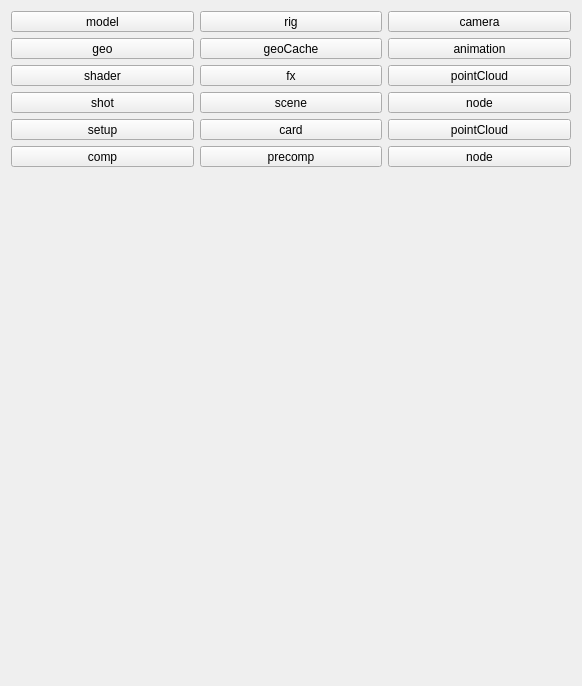
<?xml version="1.0" encoding="UTF-8"?>
<ui version="4.0">
 <class>Form</class>
 <widget class="QWidget" name="Form">
  <property name="geometry">
   <rect>
    <x>0</x>
    <y>0</y>
    <width>582</width>
    <height>686</height>
   </rect>
  </property>
  <property name="windowTitle">
   <string>Form</string>
  </property>
  <layout class="QVBoxLayout" name="verticalLayout">
   <item>
    <widget class="QFrame" name="ma_assetType_frame">
     <property name="frameShape">
      <enum>QFrame::NoFrame</enum>
     </property>
     <property name="frameShadow">
      <enum>QFrame::Plain</enum>
     </property>
     <property name="lineWidth">
      <number>0</number>
     </property>
     <layout class="QVBoxLayout" name="verticalLayout_5">
      <property name="margin">
       <number>0</number>
      </property>
      <item>
       <layout class="QGridLayout" name="ma_assetType_gridLayout">
        <item row="2" column="0">
         <widget class="QToolButton" name="shader_toolButton">
          <property name="sizePolicy">
           <sizepolicy hsizetype="Expanding" vsizetype="Fixed">
            <horstretch>0</horstretch>
            <verstretch>0</verstretch>
           </sizepolicy>
          </property>
          <property name="text">
           <string>shader</string>
          </property>
          <property name="icon">
           <iconset resource="rsc.qrc">
            <normaloff>:/rsc/rsc/publish_icon_shader.png</normaloff>
            <disabledoff>:/rsc/rsc/publish_icon_shader_disabled.png</disabledoff>:/rsc/rsc/publish_icon_shader.png</iconset>
          </property>
          <property name="iconSize">
           <size>
            <width>48</width>
            <height>48</height>
           </size>
          </property>
          <property name="checkable">
           <bool>true</bool>
          </property>
          <property name="autoExclusive">
           <bool>true</bool>
          </property>
          <property name="toolButtonStyle">
           <enum>Qt::ToolButtonTextUnderIcon</enum>
          </property>
         </widget>
        </item>
        <item row="2" column="2">
         <widget class="QToolButton" name="ma_pointCloud_toolButton">
          <property name="sizePolicy">
           <sizepolicy hsizetype="Expanding" vsizetype="Fixed">
            <horstretch>0</horstretch>
            <verstretch>0</verstretch>
           </sizepolicy>
          </property>
          <property name="text">
           <string>pointCloud</string>
          </property>
          <property name="icon">
           <iconset resource="rsc.qrc">
            <normaloff>:/rsc/rsc/publish_icon_pointCloud.png</normaloff>
            <disabledoff>:/rsc/rsc/publish_icon_pointCloud_disabled.png</disabledoff>:/rsc/rsc/publish_icon_pointCloud.png</iconset>
          </property>
          <property name="iconSize">
           <size>
            <width>48</width>
            <height>48</height>
           </size>
          </property>
          <property name="checkable">
           <bool>true</bool>
          </property>
          <property name="autoExclusive">
           <bool>true</bool>
          </property>
          <property name="toolButtonStyle">
           <enum>Qt::ToolButtonTextUnderIcon</enum>
          </property>
         </widget>
        </item>
        <item row="2" column="1">
         <widget class="QToolButton" name="fx_toolButton">
          <property name="sizePolicy">
           <sizepolicy hsizetype="Expanding" vsizetype="Fixed">
            <horstretch>0</horstretch>
            <verstretch>0</verstretch>
           </sizepolicy>
          </property>
          <property name="text">
           <string>fx</string>
          </property>
          <property name="icon">
           <iconset resource="rsc.qrc">
            <normaloff>:/rsc/rsc/publish_icon_fx.png</normaloff>
            <disabledoff>:/rsc/rsc/publish_icon_fx_disabled.png</disabledoff>:/rsc/rsc/publish_icon_fx.png</iconset>
          </property>
          <property name="iconSize">
           <size>
            <width>48</width>
            <height>48</height>
           </size>
          </property>
          <property name="checkable">
           <bool>true</bool>
          </property>
          <property name="autoExclusive">
           <bool>true</bool>
          </property>
          <property name="toolButtonStyle">
           <enum>Qt::ToolButtonTextUnderIcon</enum>
          </property>
         </widget>
        </item>
        <item row="3" column="0">
         <widget class="QToolButton" name="shot_toolButton">
          <property name="sizePolicy">
           <sizepolicy hsizetype="Expanding" vsizetype="Fixed">
            <horstretch>0</horstretch>
            <verstretch>0</verstretch>
           </sizepolicy>
          </property>
          <property name="text">
           <string>shot</string>
          </property>
          <property name="icon">
           <iconset resource="rsc.qrc">
            <normaloff>:/rsc/rsc/icon_render.png</normaloff>
            <disabledoff>:/rsc/rsc/icon_render_disabled.png</disabledoff>:/rsc/rsc/icon_render.png</iconset>
          </property>
          <property name="iconSize">
           <size>
            <width>48</width>
            <height>48</height>
           </size>
          </property>
          <property name="checkable">
           <bool>true</bool>
          </property>
          <property name="autoExclusive">
           <bool>true</bool>
          </property>
          <property name="toolButtonStyle">
           <enum>Qt::ToolButtonTextUnderIcon</enum>
          </property>
         </widget>
        </item>
        <item row="3" column="1">
         <widget class="QToolButton" name="scene_toolButton">
          <property name="sizePolicy">
           <sizepolicy hsizetype="Expanding" vsizetype="Fixed">
            <horstretch>0</horstretch>
            <verstretch>0</verstretch>
           </sizepolicy>
          </property>
          <property name="text">
           <string>scene</string>
          </property>
          <property name="icon">
           <iconset resource="rsc.qrc">
            <normaloff>:/rsc/rsc/publish_icon_scene.png</normaloff>
            <disabledoff>:/rsc/rsc/publish_icon_scene_disabled.png</disabledoff>:/rsc/rsc/publish_icon_scene.png</iconset>
          </property>
          <property name="iconSize">
           <size>
            <width>48</width>
            <height>48</height>
           </size>
          </property>
          <property name="checkable">
           <bool>true</bool>
          </property>
          <property name="autoExclusive">
           <bool>true</bool>
          </property>
          <property name="toolButtonStyle">
           <enum>Qt::ToolButtonTextUnderIcon</enum>
          </property>
         </widget>
        </item>
        <item row="3" column="2">
         <widget class="QToolButton" name="ma_node_toolButton">
          <property name="sizePolicy">
           <sizepolicy hsizetype="Expanding" vsizetype="Fixed">
            <horstretch>0</horstretch>
            <verstretch>0</verstretch>
           </sizepolicy>
          </property>
          <property name="text">
           <string>node</string>
          </property>
          <property name="icon">
           <iconset resource="rsc.qrc">
            <normaloff>:/rsc/rsc/publish_icon_node.png</normaloff>
            <disabledoff>:/rsc/rsc/publish_icon_node_disabled.png</disabledoff>:/rsc/rsc/publish_icon_node.png</iconset>
          </property>
          <property name="iconSize">
           <size>
            <width>48</width>
            <height>48</height>
           </size>
          </property>
          <property name="checkable">
           <bool>true</bool>
          </property>
          <property name="autoExclusive">
           <bool>true</bool>
          </property>
          <property name="toolButtonStyle">
           <enum>Qt::ToolButtonTextUnderIcon</enum>
          </property>
         </widget>
        </item>
        <item row="4" column="0">
         <widget class="QToolButton" name="setup_toolButton">
          <property name="sizePolicy">
           <sizepolicy hsizetype="Expanding" vsizetype="Fixed">
            <horstretch>0</horstretch>
            <verstretch>0</verstretch>
           </sizepolicy>
          </property>
          <property name="text">
           <string>setup</string>
          </property>
          <property name="icon">
           <iconset resource="rsc.qrc">
            <normaloff>:/rsc/rsc/publish_icon_setup.png</normaloff>
            <disabledoff>:/rsc/rsc/publish_icon_setup_disabled.png</disabledoff>:/rsc/rsc/publish_icon_setup.png</iconset>
          </property>
          <property name="iconSize">
           <size>
            <width>48</width>
            <height>48</height>
           </size>
          </property>
          <property name="checkable">
           <bool>true</bool>
          </property>
          <property name="autoExclusive">
           <bool>true</bool>
          </property>
          <property name="toolButtonStyle">
           <enum>Qt::ToolButtonTextUnderIcon</enum>
          </property>
         </widget>
        </item>
        <item row="4" column="1">
         <widget class="QToolButton" name="card_toolButton">
          <property name="sizePolicy">
           <sizepolicy hsizetype="Expanding" vsizetype="Fixed">
            <horstretch>0</horstretch>
            <verstretch>0</verstretch>
           </sizepolicy>
          </property>
          <property name="text">
           <string>card</string>
          </property>
          <property name="icon">
           <iconset resource="rsc.qrc">
            <normaloff>:/rsc/rsc/publish_icon_card.png</normaloff>
            <disabledoff>:/rsc/rsc/publish_icon_card_disabled.png</disabledoff>:/rsc/rsc/publish_icon_card.png</iconset>
          </property>
          <property name="iconSize">
           <size>
            <width>48</width>
            <height>48</height>
           </size>
          </property>
          <property name="checkable">
           <bool>true</bool>
          </property>
          <property name="autoExclusive">
           <bool>true</bool>
          </property>
          <property name="toolButtonStyle">
           <enum>Qt::ToolButtonTextUnderIcon</enum>
          </property>
         </widget>
        </item>
        <item row="4" column="2">
         <widget class="QToolButton" name="nk_pointCloud_toolButton">
          <property name="sizePolicy">
           <sizepolicy hsizetype="Expanding" vsizetype="Fixed">
            <horstretch>0</horstretch>
            <verstretch>0</verstretch>
           </sizepolicy>
          </property>
          <property name="text">
           <string>pointCloud</string>
          </property>
          <property name="icon">
           <iconset resource="rsc.qrc">
            <normaloff>:/rsc/rsc/publish_icon_pointCloud.png</normaloff>
            <disabledoff>:/rsc/rsc/publish_icon_pointCloud_disabled.png</disabledoff>:/rsc/rsc/publish_icon_pointCloud.png</iconset>
          </property>
          <property name="iconSize">
           <size>
            <width>48</width>
            <height>48</height>
           </size>
          </property>
          <property name="checkable">
           <bool>true</bool>
          </property>
          <property name="autoExclusive">
           <bool>true</bool>
          </property>
          <property name="toolButtonStyle">
           <enum>Qt::ToolButtonTextUnderIcon</enum>
          </property>
         </widget>
        </item>
        <item row="0" column="1">
         <widget class="QToolButton" name="rig_toolButton">
          <property name="sizePolicy">
           <sizepolicy hsizetype="Expanding" vsizetype="Fixed">
            <horstretch>0</horstretch>
            <verstretch>0</verstretch>
           </sizepolicy>
          </property>
          <property name="text">
           <string>rig</string>
          </property>
          <property name="icon">
           <iconset resource="rsc.qrc">
            <normaloff>:/rsc/rsc/publish_icon_rig.png</normaloff>
            <disabledoff>:/rsc/rsc/publish_icon_rig_disabled.png</disabledoff>:/rsc/rsc/publish_icon_rig.png</iconset>
          </property>
          <property name="iconSize">
           <size>
            <width>48</width>
            <height>48</height>
           </size>
          </property>
          <property name="checkable">
           <bool>true</bool>
          </property>
          <property name="autoExclusive">
           <bool>true</bool>
          </property>
          <property name="toolButtonStyle">
           <enum>Qt::ToolButtonTextUnderIcon</enum>
          </property>
         </widget>
        </item>
        <item row="0" column="0">
         <widget class="QToolButton" name="model_toolButton">
          <property name="sizePolicy">
           <sizepolicy hsizetype="Expanding" vsizetype="Fixed">
            <horstretch>0</horstretch>
            <verstretch>0</verstretch>
           </sizepolicy>
          </property>
          <property name="text">
           <string>model</string>
          </property>
          <property name="icon">
           <iconset resource="rsc.qrc">
            <normaloff>:/rsc/rsc/publish_icon_geo.png</normaloff>
            <disabledoff>:/rsc/rsc/publish_icon_geo_disabled.png</disabledoff>:/rsc/rsc/publish_icon_geo.png</iconset>
          </property>
          <property name="iconSize">
           <size>
            <width>48</width>
            <height>48</height>
           </size>
          </property>
          <property name="checkable">
           <bool>true</bool>
          </property>
          <property name="autoExclusive">
           <bool>true</bool>
          </property>
          <property name="toolButtonStyle">
           <enum>Qt::ToolButtonTextUnderIcon</enum>
          </property>
         </widget>
        </item>
        <item row="0" column="2">
         <widget class="QToolButton" name="camera_toolButton">
          <property name="sizePolicy">
           <sizepolicy hsizetype="Expanding" vsizetype="Fixed">
            <horstretch>0</horstretch>
            <verstretch>0</verstretch>
           </sizepolicy>
          </property>
          <property name="text">
           <string>camera</string>
          </property>
          <property name="icon">
           <iconset resource="rsc.qrc">
            <normaloff>:/rsc/rsc/publish_icon_camera.png</normaloff>
            <disabledoff>:/rsc/rsc/publish_icon_camera_disabled.png</disabledoff>:/rsc/rsc/publish_icon_camera.png</iconset>
          </property>
          <property name="iconSize">
           <size>
            <width>48</width>
            <height>48</height>
           </size>
          </property>
          <property name="checkable">
           <bool>true</bool>
          </property>
          <property name="autoExclusive">
           <bool>true</bool>
          </property>
          <property name="toolButtonStyle">
           <enum>Qt::ToolButtonTextUnderIcon</enum>
          </property>
         </widget>
        </item>
        <item row="1" column="2">
         <widget class="QToolButton" name="animation_toolButton">
          <property name="sizePolicy">
           <sizepolicy hsizetype="Expanding" vsizetype="Fixed">
            <horstretch>0</horstretch>
            <verstretch>0</verstretch>
           </sizepolicy>
          </property>
          <property name="text">
           <string>animation</string>
          </property>
          <property name="icon">
           <iconset resource="rsc.qrc">
            <normaloff>:/rsc/rsc/publish_icon_anim.png</normaloff>
            <disabledoff>:/rsc/rsc/publish_icon_anim_disabled.png</disabledoff>:/rsc/rsc/publish_icon_anim.png</iconset>
          </property>
          <property name="iconSize">
           <size>
            <width>48</width>
            <height>48</height>
           </size>
          </property>
          <property name="checkable">
           <bool>true</bool>
          </property>
          <property name="autoExclusive">
           <bool>true</bool>
          </property>
          <property name="toolButtonStyle">
           <enum>Qt::ToolButtonTextUnderIcon</enum>
          </property>
         </widget>
        </item>
        <item row="1" column="0">
         <widget class="QToolButton" name="geo_toolButton">
          <property name="sizePolicy">
           <sizepolicy hsizetype="Expanding" vsizetype="Fixed">
            <horstretch>0</horstretch>
            <verstretch>0</verstretch>
           </sizepolicy>
          </property>
          <property name="text">
           <string>geo</string>
          </property>
          <property name="icon">
           <iconset resource="rsc.qrc">
            <normaloff>:/rsc/rsc/publish_icon_geo.png</normaloff>
            <disabledoff>:/rsc/rsc/publish_icon_geo_disabled.png</disabledoff>:/rsc/rsc/publish_icon_geo.png</iconset>
          </property>
          <property name="iconSize">
           <size>
            <width>48</width>
            <height>48</height>
           </size>
          </property>
          <property name="checkable">
           <bool>true</bool>
          </property>
          <property name="autoExclusive">
           <bool>true</bool>
          </property>
          <property name="toolButtonStyle">
           <enum>Qt::ToolButtonTextUnderIcon</enum>
          </property>
         </widget>
        </item>
        <item row="1" column="1">
         <widget class="QToolButton" name="geoCache_toolButton">
          <property name="sizePolicy">
           <sizepolicy hsizetype="Expanding" vsizetype="Fixed">
            <horstretch>0</horstretch>
            <verstretch>0</verstretch>
           </sizepolicy>
          </property>
          <property name="text">
           <string>geoCache</string>
          </property>
          <property name="icon">
           <iconset resource="rsc.qrc">
            <normaloff>:/rsc/rsc/publish_icon_anim.png</normaloff>
            <disabledoff>:/rsc/rsc/publish_icon_anim_disabled.png</disabledoff>:/rsc/rsc/publish_icon_anim.png</iconset>
          </property>
          <property name="iconSize">
           <size>
            <width>48</width>
            <height>48</height>
           </size>
          </property>
          <property name="checkable">
           <bool>true</bool>
          </property>
          <property name="autoExclusive">
           <bool>true</bool>
          </property>
          <property name="toolButtonStyle">
           <enum>Qt::ToolButtonTextUnderIcon</enum>
          </property>
         </widget>
        </item>
        <item row="5" column="0">
         <widget class="QToolButton" name="comp_toolButton">
          <property name="sizePolicy">
           <sizepolicy hsizetype="Expanding" vsizetype="Fixed">
            <horstretch>0</horstretch>
            <verstretch>0</verstretch>
           </sizepolicy>
          </property>
          <property name="text">
           <string>comp</string>
          </property>
          <property name="icon">
           <iconset resource="rsc.qrc">
            <normaloff>:/rsc/rsc/publish_icon_comp.png</normaloff>
            <disabledoff>:/rsc/rsc/publish_icon_comp_disabled.png</disabledoff>:/rsc/rsc/publish_icon_comp.png</iconset>
          </property>
          <property name="iconSize">
           <size>
            <width>48</width>
            <height>48</height>
           </size>
          </property>
          <property name="checkable">
           <bool>true</bool>
          </property>
          <property name="autoExclusive">
           <bool>true</bool>
          </property>
          <property name="toolButtonStyle">
           <enum>Qt::ToolButtonTextUnderIcon</enum>
          </property>
         </widget>
        </item>
        <item row="5" column="1">
         <widget class="QToolButton" name="precomp_toolButton">
          <property name="sizePolicy">
           <sizepolicy hsizetype="Expanding" vsizetype="Fixed">
            <horstretch>0</horstretch>
            <verstretch>0</verstretch>
           </sizepolicy>
          </property>
          <property name="text">
           <string>precomp</string>
          </property>
          <property name="icon">
           <iconset resource="rsc.qrc">
            <normaloff>:/rsc/rsc/publish_icon_comp.png</normaloff>
            <disabledoff>:/rsc/rsc/publish_icon_comp_disabled.png</disabledoff>:/rsc/rsc/publish_icon_comp.png</iconset>
          </property>
          <property name="iconSize">
           <size>
            <width>48</width>
            <height>48</height>
           </size>
          </property>
          <property name="checkable">
           <bool>true</bool>
          </property>
          <property name="autoExclusive">
           <bool>true</bool>
          </property>
          <property name="toolButtonStyle">
           <enum>Qt::ToolButtonTextUnderIcon</enum>
          </property>
         </widget>
        </item>
        <item row="5" column="2">
         <widget class="QToolButton" name="nk_node_toolButton">
          <property name="sizePolicy">
           <sizepolicy hsizetype="Expanding" vsizetype="Fixed">
            <horstretch>0</horstretch>
            <verstretch>0</verstretch>
           </sizepolicy>
          </property>
          <property name="text">
           <string>node</string>
          </property>
          <property name="icon">
           <iconset resource="rsc.qrc">
            <normaloff>:/rsc/rsc/publish_icon_node.png</normaloff>
            <disabledoff>:/rsc/rsc/publish_icon_node_disabled.png</disabledoff>:/rsc/rsc/publish_icon_node.png</iconset>
          </property>
          <property name="iconSize">
           <size>
            <width>48</width>
            <height>48</height>
           </size>
          </property>
          <property name="checkable">
           <bool>true</bool>
          </property>
          <property name="autoExclusive">
           <bool>true</bool>
          </property>
          <property name="toolButtonStyle">
           <enum>Qt::ToolButtonTextUnderIcon</enum>
          </property>
         </widget>
        </item>
       </layout>
      </item>
      <item>
       <spacer name="ma_assetType_verticalSpacer">
        <property name="orientation">
         <enum>Qt::Vertical</enum>
        </property>
        <property name="sizeHint" stdset="0">
         <size>
          <width>20</width>
          <height>40</height>
         </size>
        </property>
       </spacer>
      </item>
     </layout>
    </widget>
   </item>
  </layout>
 </widget>
 <resources>
  <include location="rsc.qrc"/>
 </resources>
 <connections/>
</ui>
